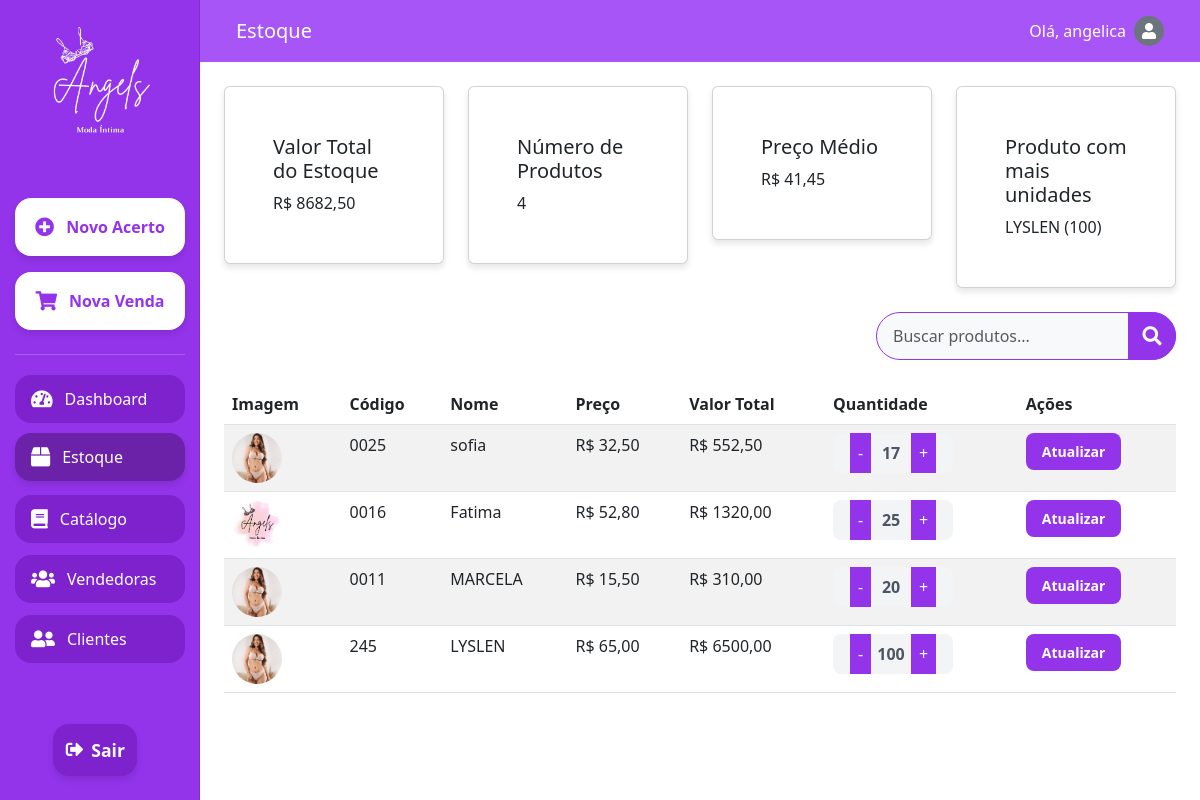
Before: /estoque/ (signed in) with the older database file.
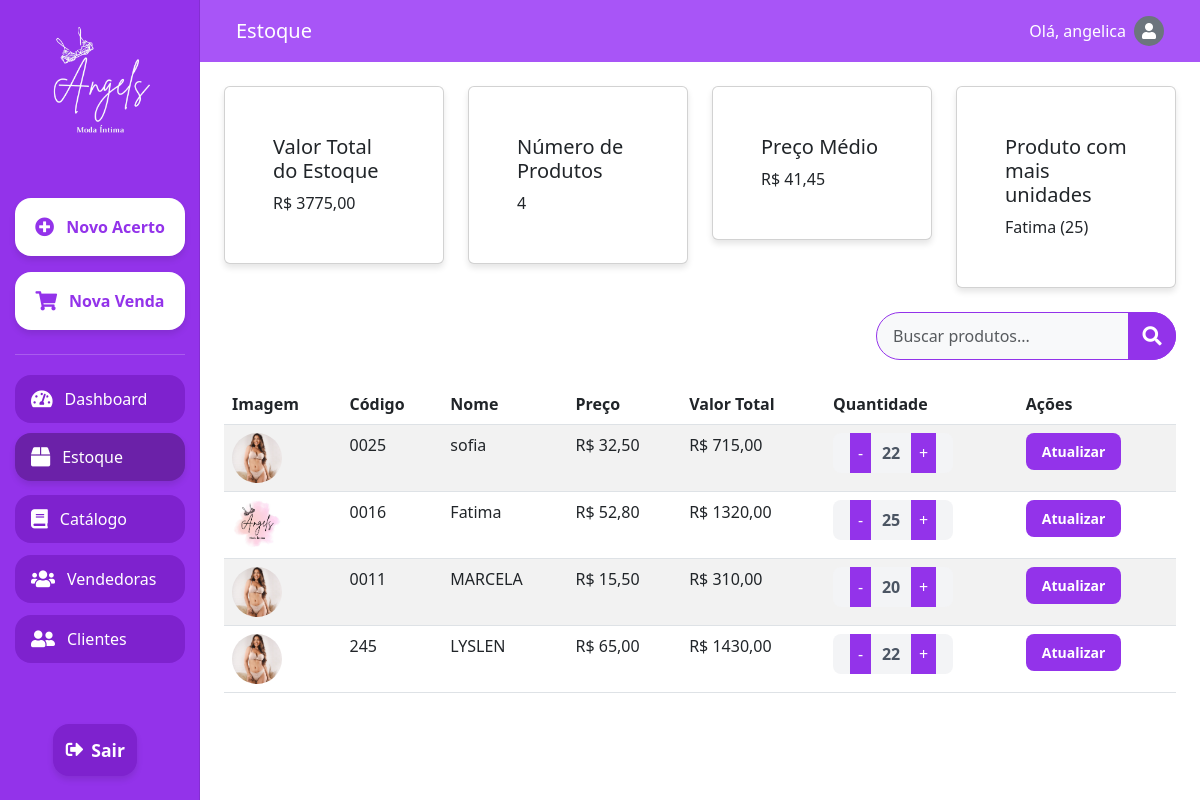
After: the same page with the newer database file.
### setup/models.py (models this page shows, shortened)
class Produto(models.Model):
    codigo = models.CharField(max_length=50, unique=True)
    nome = models.CharField(max_length=100)
    foto = models.ImageField(upload_to='produtos/', null=True, blank=True)
    preco = models.DecimalField(max_digits=10, decimal_places=2)
    quantidade = models.PositiveIntegerField(default=0)

### setup/views.py (the view)
# urls.py: path('estoque/', views.estoque, name='estoque'),
@login_required
def estoque(request):
    produtos = Produto.objects.all()
    valor_total_estoque = produtos.aggregate(
        total=Sum(F('preco') * F('quantidade'))
    )['total'] or 0
    numero_produtos = produtos.count()
    preco_medio = produtos.aggregate(avg_price=Avg('preco'))['avg_price'] or 0
    produto_maior_qtd = produtos.order_by('-quantidade').first()
    for produto in produtos:
        produto.valor_total = produto.preco * produto.quantidade
    context = {
        'produtos': produtos,
        'valor_total_estoque': valor_total_estoque,
        'numero_produtos': numero_produtos,
        'preco_medio': preco_medio,
        'produto_maior_qtd': produto_maior_qtd,
    }
    return render(request, 'estoque.html', context)

### setup/templates/estoque.html (shortened to what the changed rows need)
{% extends 'base.html' %}
{% load static %}
{% block content %}
<!DOCTYPE html>
<html lang="pt-br">
<head>
    <link href="https://cdn.jsdelivr.net/npm/bootstrap@5.3.0/dist/css/bootstrap.min.css" rel="stylesheet">
    <link href="https://cdnjs.cloudflare.com/ajax/libs/font-awesome/5.15.3/css/all.min.css" rel="stylesheet">
</head>
<body>
    <div class="container-fluid vh-100">
        <div class="row h-100">
            <main class="col-md-9 ms-sm-auto col-lg-10 px-md-4">
                <div class="row mb-4">
                    <div class="col-md-3">
                        <div class="card">
                            <div class="card-body">
                                <h5 class="card-title">Valor Total do Estoque</h5>
                                <p class="card-text">R$ {{ valor_total_estoque|floatformat:2 }}</p>
                            </div>
                        </div>
                    </div>
                    <div class="col-md-3">
                        <div class="card">
                            <div class="card-body">
                                <h5 class="card-title">Produto com mais unidades</h5>
                                <p class="card-text">{{ produto_maior_qtd.nome }} ({{ produto_maior_qtd.quantidade }})</p>
                            </div>
                        </div>
                    </div>
                </div>
                <div class="table-responsive">
                    <table class="table table-striped table-hover">
                        <thead>
                            <tr>
                                <th>Imagem</th>
                                <th>Código</th>
                                <th>Nome</th>
                                <th>Preço</th>
                                <th>Valor Total</th>
                                <th>Quantidade</th>
                                <th>Ações</th>
                            </tr>
                        </thead>
                        <tbody>
                            {% for produto in produtos %}
                            <tr data-produto-id="{{ produto.id }}">
                                <td>
                                    {% if produto.foto %}
                                        <img src="{{ produto.foto.url }}" alt="{{ produto.nome }}" class="product-image">
                                    {% else %}
                                        <div class="product-image bg-secondary d-flex align-items-center justify-content-center">
                                            <i class="fas fa-image text-white"></i>
                                        </div>
                                    {% endif %}
                                </td>
                                <td>{{ produto.codigo }}</td>
                                <td>{{ produto.nome }}</td>
                                <td class="preco-unitario">R$ {{ produto.preco|floatformat:2 }}</td>
                                <td class="valor-total">R$ {{ produto.valor_total|floatformat:2 }}</td>
                                <td>
                                    <div class="quantity-control">
                                        <button class="quantity-btn decrease-quantity" data-produto-id="{{ produto.id }}">-</button>
                                        <input type="number" class="quantity-input" value="{{ produto.quantidade }}" min="0" data-produto-id="{{ produto.id }}">
                                        <button class="quantity-btn increase-quantity" data-produto-id="{{ produto.id }}">+</button>
                                    </div>
                                </td>
                                <td>
                                    <button class="update-quantity" data-produto-id="{{ produto.id }}">Atualizar</button>
                                </td>
                            </tr>
                            {% empty %}
                            <tr>
                                <td colspan="7" class="text-center">Nenhum produto cadastrado.</td>
                            </tr>
                            {% endfor %}
                        </tbody>
                    </table>
                </div>
            </main>
        </div>
    </div>
</body>
</html>
{% endblock %}

Changed rows visible on the page:
changed Produto "sofia": valor_total "552,50" → "715,00"; quantidade "17" → "22"
changed Produto "LYSLEN": valor_total "6500,00" → "1430,00"; quantidade "100" → "22"
Other visible differences:
{{ valor_total_estoque|floatformat:2 }}: "8682,50" → "3775,00"
{{ produto_maior_qtd.nome }}: "LYSLEN" → "Fatima"
{{ produto_maior_qtd.quantidade }}: "100" → "25"
